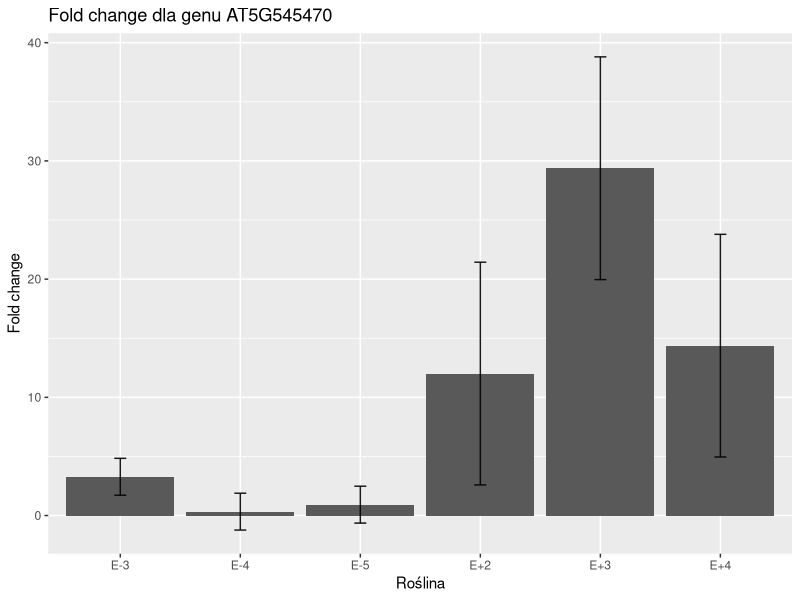
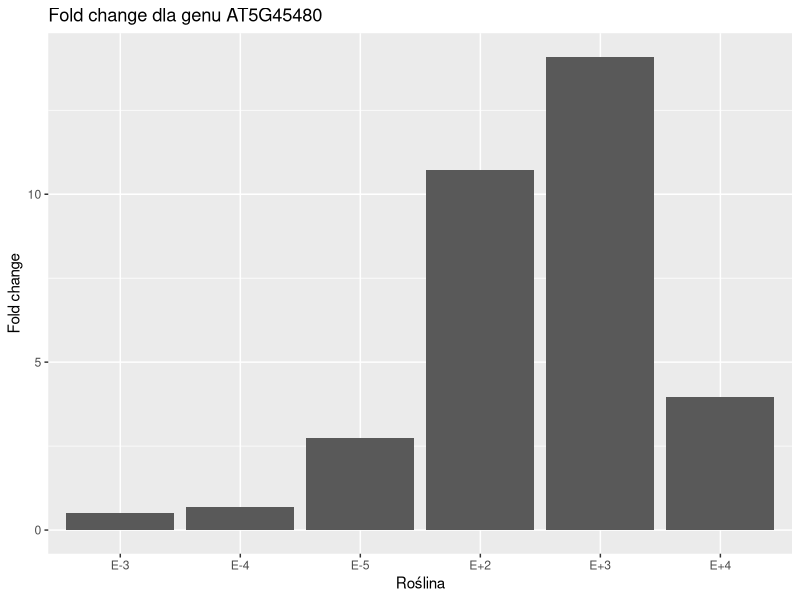
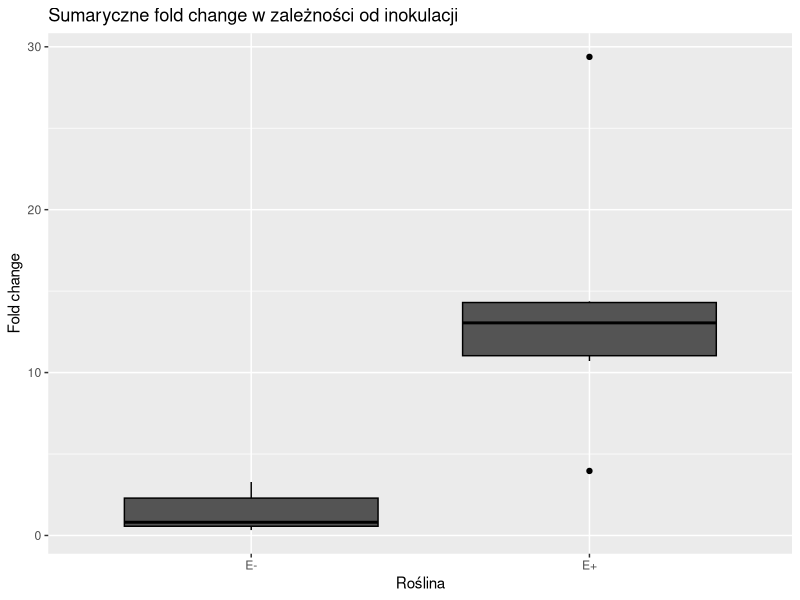

Write R code to recreate these figures, in order.
## ---- chunk 1
require(ggplot2)
require(readxl)
## ---- chunk 2
fold.70 <- c(3.28, 0.33, 0.92, 12.01, 29.38, 14.37)
fold.80 <- c(0.52, 0.7, 2.75, 10.71, 14.09, 3.96)
names <- c('E-3', 'E-4', 'E-5', 'E+2', 'E+3', 'E+4')
sd.70 <- c(1.56, 1.56, 1.56, 9.42, 9.42, 9.42)
## ---- chunk 3
df.70 <- data.frame(names, fold.70, sd.70)
## ---- chunk 4
df.80 <- data.frame(names, fold.80)
## ---- chunk 5
ggplot(data = df.70, aes(names, fold.70))+
  geom_bar(stat="identity")+
  labs(title = "Fold change dla genu AT5G545470", x = "Roślina", y = "Fold change")+
  geom_errorbar( aes(x=names, ymin=fold.70-sd.70, ymax=fold.70+sd.70), width=0.1, colour="black", alpha=0.9, size=0.5)
## ---- chunk 6
ggplot(data = df.80, aes(names, fold.80))+
  geom_bar(stat="identity")+
  labs(title = "Fold change dla genu AT5G45480", x = "Roślina", y = "Fold change")
## ---- chunk 7
plant <- c(rep("E-", 3), rep("E+", 3), rep("E-", 3), rep("E+", 3))
goi <- c(rep("70", 6), rep("80", 6))
fold.change <- c(3.28, 0.33, 0.92, 12.01, 29.38, 14.37, 0.52, 0.7, 2.75, 10.71, 14.09, 3.96)
anova.df <- data.frame(plant, goi, fold.change)
anova.df
fc.anova <- aov(fold.change ~ plant + goi, data=anova.df)
summary(fc.anova)
TukeyHSD(fc.anova)

ggplot(anova.df, aes(x=plant, y=fold.change, fill=goi)) +
  geom_boxplot(color="black", fill="grey33")+
  labs(title = "Sumaryczne fold change w zależności od inokulacji", x = "Roślina", y = "Fold change")
